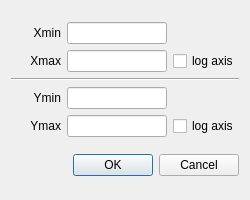
<?xml version="1.0" encoding="UTF-8"?>
<ui version="4.0">
 <class>Dialog</class>
 <widget class="QDialog" name="Dialog">
  <property name="geometry">
   <rect>
    <x>0</x>
    <y>0</y>
    <width>250</width>
    <height>200</height>
   </rect>
  </property>
  <property name="windowTitle">
   <string>Dialog</string>
  </property>
  <layout class="QGridLayout" name="gridLayout_2">
   <item row="0" column="0">
    <layout class="QGridLayout" name="gridLayout" columnstretch="1,2,1">
     <item row="0" column="1">
      <widget class="QLineEdit" name="XminEdit">
       <property name="inputMethodHints">
        <set>Qt::ImhFormattedNumbersOnly</set>
       </property>
      </widget>
     </item>
     <item row="4" column="0">
      <widget class="QLabel" name="label_4">
       <property name="text">
        <string>Ymax</string>
       </property>
       <property name="alignment">
        <set>Qt::AlignRight|Qt::AlignTrailing|Qt::AlignVCenter</set>
       </property>
      </widget>
     </item>
     <item row="1" column="0">
      <widget class="QLabel" name="label_2">
       <property name="text">
        <string>Xmax</string>
       </property>
       <property name="alignment">
        <set>Qt::AlignRight|Qt::AlignTrailing|Qt::AlignVCenter</set>
       </property>
      </widget>
     </item>
     <item row="1" column="2">
      <widget class="QCheckBox" name="XAxisLog">
       <property name="text">
        <string>log axis</string>
       </property>
      </widget>
     </item>
     <item row="4" column="1">
      <widget class="QLineEdit" name="YmaxEdit">
       <property name="inputMethodHints">
        <set>Qt::ImhFormattedNumbersOnly</set>
       </property>
      </widget>
     </item>
     <item row="0" column="0">
      <widget class="QLabel" name="label">
       <property name="text">
        <string>Xmin</string>
       </property>
       <property name="alignment">
        <set>Qt::AlignRight|Qt::AlignTrailing|Qt::AlignVCenter</set>
       </property>
      </widget>
     </item>
     <item row="1" column="1">
      <widget class="QLineEdit" name="XmaxEdit">
       <property name="inputMethodHints">
        <set>Qt::ImhFormattedNumbersOnly</set>
       </property>
      </widget>
     </item>
     <item row="3" column="0">
      <widget class="QLabel" name="label_3">
       <property name="text">
        <string>Ymin</string>
       </property>
       <property name="alignment">
        <set>Qt::AlignRight|Qt::AlignTrailing|Qt::AlignVCenter</set>
       </property>
      </widget>
     </item>
     <item row="2" column="0" colspan="3">
      <widget class="Line" name="line">
       <property name="orientation">
        <enum>Qt::Horizontal</enum>
       </property>
      </widget>
     </item>
     <item row="4" column="2">
      <widget class="QCheckBox" name="YAxisLog">
       <property name="text">
        <string>log axis</string>
       </property>
      </widget>
     </item>
     <item row="3" column="1">
      <widget class="QLineEdit" name="YminEdit">
       <property name="inputMethodHints">
        <set>Qt::ImhFormattedNumbersOnly</set>
       </property>
      </widget>
     </item>
    </layout>
   </item>
   <item row="1" column="0">
    <widget class="QDialogButtonBox" name="buttonBox">
     <property name="orientation">
      <enum>Qt::Horizontal</enum>
     </property>
     <property name="standardButtons">
      <set>QDialogButtonBox::Cancel|QDialogButtonBox::Ok</set>
     </property>
    </widget>
   </item>
  </layout>
 </widget>
 <tabstops>
  <tabstop>XminEdit</tabstop>
  <tabstop>XmaxEdit</tabstop>
  <tabstop>YminEdit</tabstop>
  <tabstop>YmaxEdit</tabstop>
  <tabstop>XAxisLog</tabstop>
  <tabstop>YAxisLog</tabstop>
 </tabstops>
 <resources/>
 <connections>
  <connection>
   <sender>buttonBox</sender>
   <signal>accepted()</signal>
   <receiver>Dialog</receiver>
   <slot>accept()</slot>
   <hints>
    <hint type="sourcelabel">
     <x>248</x>
     <y>254</y>
    </hint>
    <hint type="destinationlabel">
     <x>157</x>
     <y>274</y>
    </hint>
   </hints>
  </connection>
  <connection>
   <sender>buttonBox</sender>
   <signal>rejected()</signal>
   <receiver>Dialog</receiver>
   <slot>reject()</slot>
   <hints>
    <hint type="sourcelabel">
     <x>316</x>
     <y>260</y>
    </hint>
    <hint type="destinationlabel">
     <x>286</x>
     <y>274</y>
    </hint>
   </hints>
  </connection>
 </connections>
</ui>
